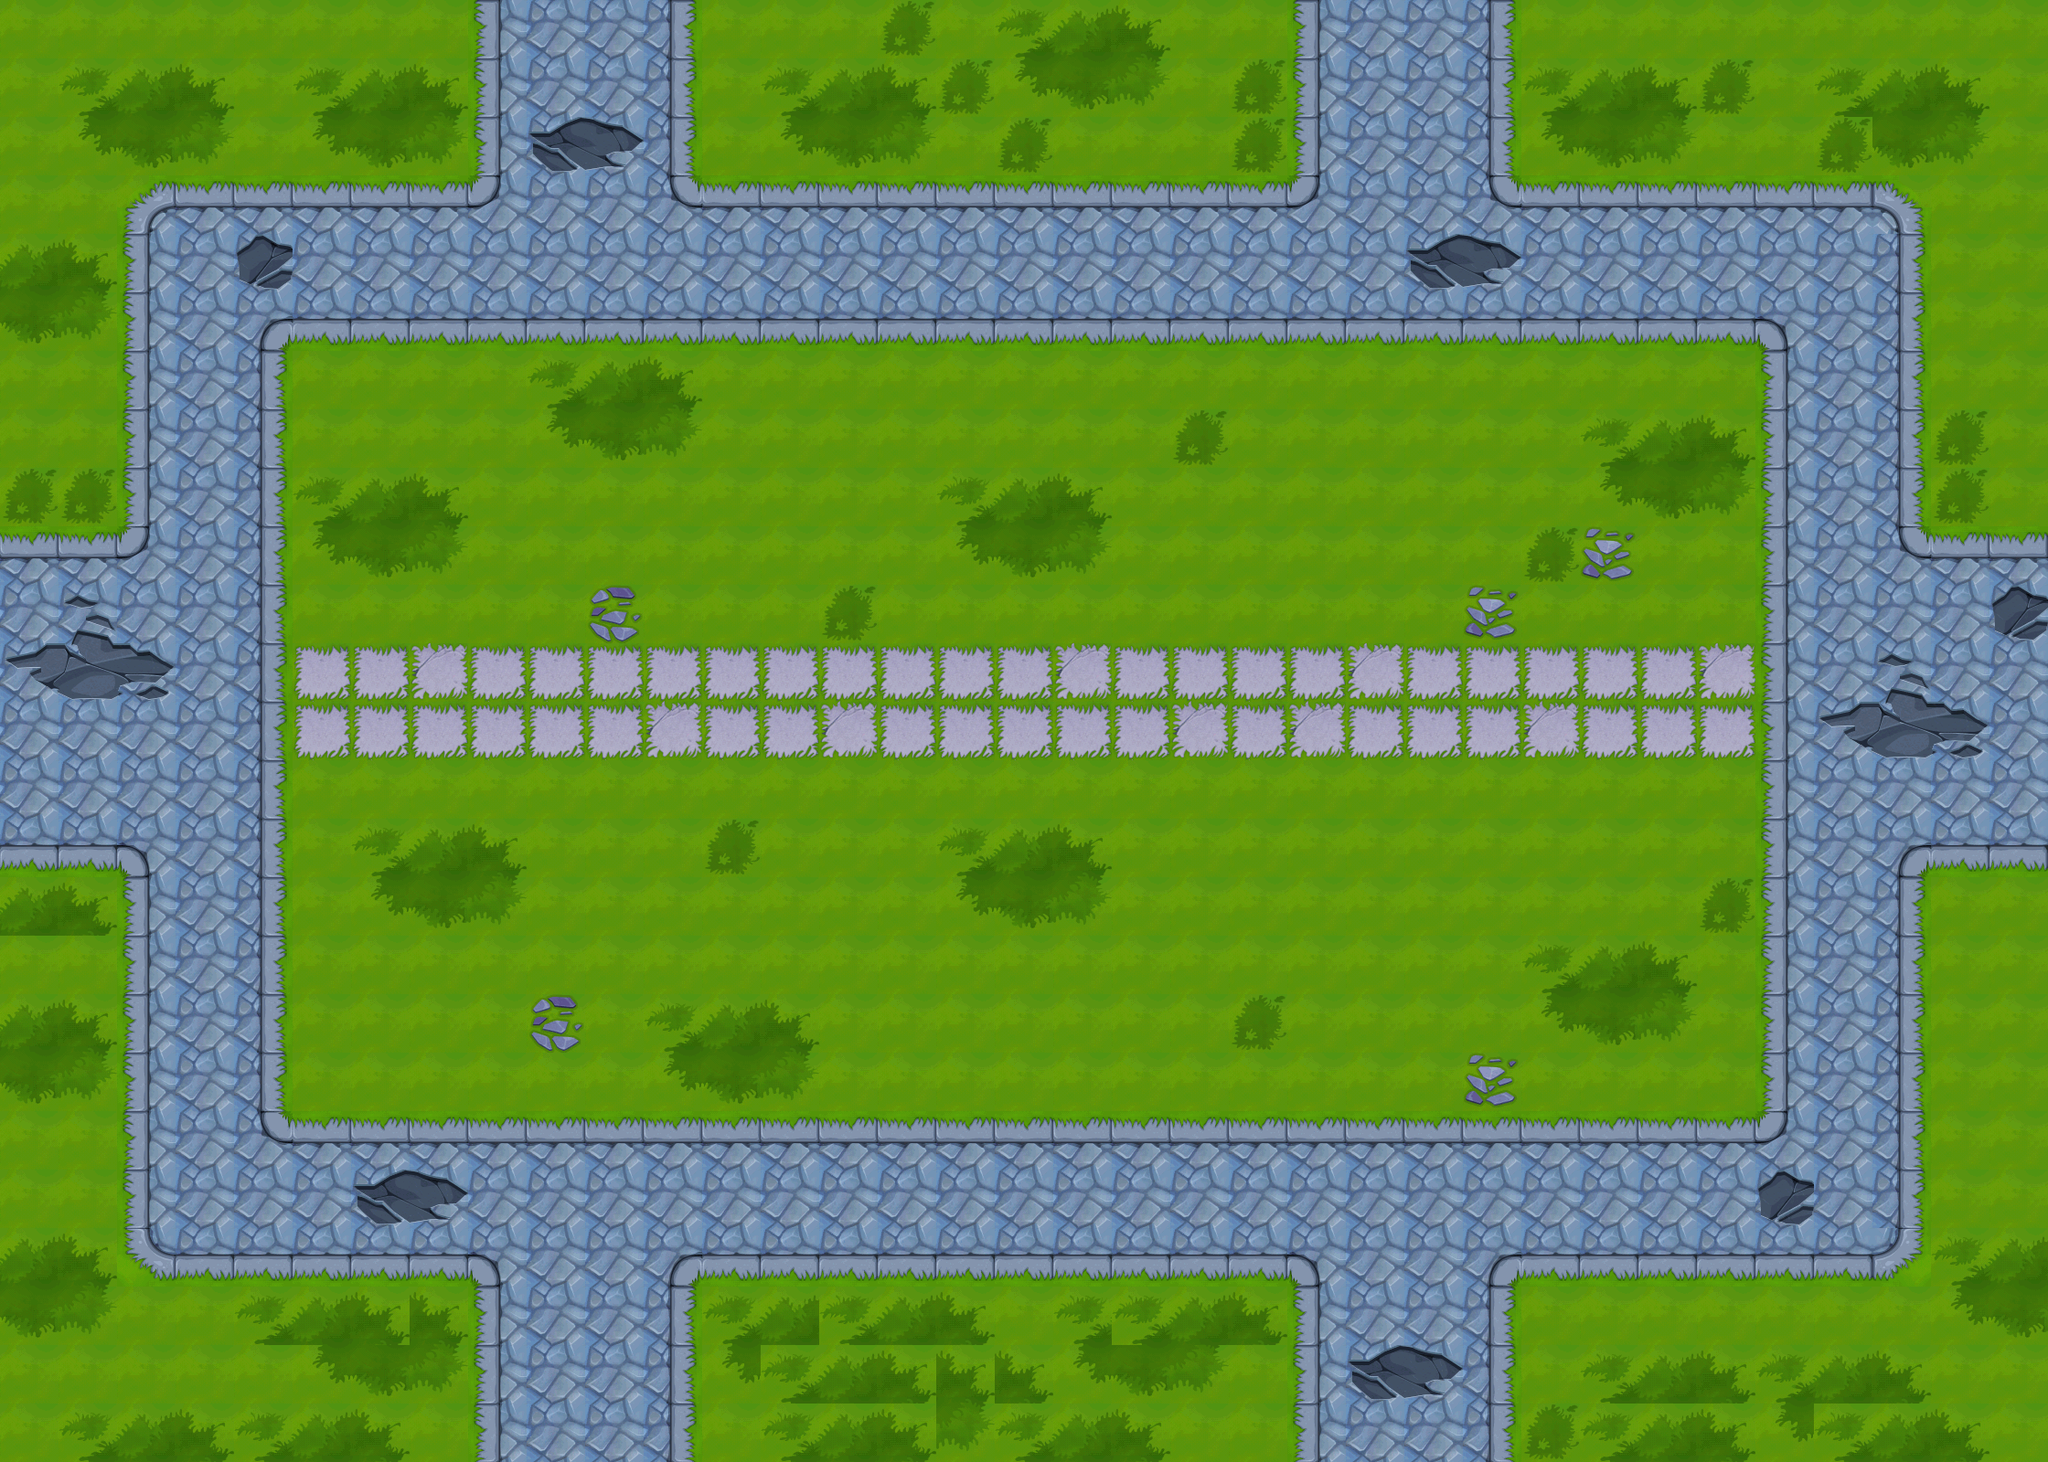

The image is a tile-based game level rendered from a .tmx file. Its description and source (layers, tilesets, objects; grid data summarised) follow:
An orthogonal 35x25 tile map with 64x64 px tiles, 1 tile layer (background), 32 tilesets and 100 objects (19x collide, collide_bullet).

<map version="1.0" orientation="orthogonal" width="35" height="25" tilewidth="64" tileheight="64">
 <tileset firstgid="1" name="bg06" tilewidth="64" tileheight="64">
  <image source="bg06.png" width="512" height="256" />
 </tileset>
 <tileset firstgid="33" name="jianzhu06_shu03" tilewidth="284" tileheight="274">
  <image source="jianzhu06_shu03.png" width="284" height="276" />
 </tileset>
 <tileset firstgid="34" name="jianzhu06_shu" tilewidth="291" tileheight="267">
  <image source="jianzhu06_shu.png" width="291" height="267" />
 </tileset>
 <tileset firstgid="35" name="jianzhu06_shu02" tilewidth="291" tileheight="267">
  <image source="jianzhu06_shu02.png" width="291" height="267" />
 </tileset>
 <tileset firstgid="36" name="jianzhu06_shitou" tilewidth="137" tileheight="83">
  <image source="jianzhu06_shitou.png" width="137" height="83" />
 </tileset>
 <tileset firstgid="37" name="jianzhu_lvhua" tilewidth="266" tileheight="142">
  <image source="jianzhu_lvhua.png" width="266" height="142" />
 </tileset>
 <tileset firstgid="38" name="jianzhu06_cao" tilewidth="125" tileheight="131">
  <image source="jianzhu06_cao.png" width="125" height="131" />
 </tileset>
 <tileset firstgid="39" name="jianzhu06_shui04" tilewidth="102" tileheight="54">
  <image source="jianzhu06_shui04.png" width="102" height="54" />
 </tileset>
 <tileset firstgid="40" name="jianzhu06_shui03" tilewidth="116" tileheight="54">
  <image source="jianzhu06_shui03.png" width="116" height="54" />
 </tileset>
 <tileset firstgid="41" name="jianzhu06_shui01" tilewidth="127" tileheight="65">
  <image source="jianzhu06_shui01.png" width="127" height="65" />
 </tileset>
 <tileset firstgid="42" name="jianzhu06_shui02" tilewidth="371" tileheight="217">
  <image source="jianzhu06_shui02.png" width="371" height="217" />
 </tileset>
 <tileset firstgid="43" name="jianzhu06_ken02" tilewidth="151" tileheight="79">
  <image source="jianzhu06_ken02.png" width="151" height="79" />
 </tileset>
 <tileset firstgid="44" name="jianzhu06_ken01" tilewidth="143" tileheight="56">
  <image source="jianzhu06_ken01.png" width="143" height="56" />
 </tileset>
 <tileset firstgid="45" name="jianzhu_xiangzi03" tilewidth="122" tileheight="76">
  <image source="jianzhu_xiangzi03.png" width="122" height="76" />
 </tileset>
 <tileset firstgid="46" name="jianzhu_xiangzi02" tilewidth="122" tileheight="126">
  <image source="jianzhu_xiangzi02.png" width="122" height="126" />
 </tileset>
 <tileset firstgid="47" name="jianzhu_xiangzi06" tilewidth="90" tileheight="113">
  <image source="jianzhu_xiangzi06.png" width="90" height="113" />
 </tileset>
 <tileset firstgid="48" name="jianzhu_xiangzi05" tilewidth="150" tileheight="170">
  <image source="jianzhu_xiangzi05.png" width="150" height="170" />
 </tileset>
 <tileset firstgid="49" name="jianzhu_xiangzi01" tilewidth="71" tileheight="80">
  <image source="jianzhu_xiangzi01.png" width="71" height="80" />
 </tileset>
 <tileset firstgid="50" name="jianzhu_xiangzi04" tilewidth="183" tileheight="126">
  <image source="jianzhu_xiangzi04.png" width="183" height="126" />
 </tileset>
 <tileset firstgid="51" name="jianzhu_xiangzi07" tilewidth="92" tileheight="112">
  <image source="jianzhu_xiangzi07.png" width="92" height="112" />
 </tileset>
 <tileset firstgid="52" name="jianzhu_qiang01" tilewidth="92" tileheight="54">
  <image source="jianzhu_qiang01.png" width="92" height="54" />
 </tileset>
 <tileset firstgid="53" name="yunbingche1" tilewidth="345" tileheight="247">
  <image source="yunbingche1.png" width="345" height="247" />
 </tileset>
 <tileset firstgid="54" name="yunbingche2" tilewidth="345" tileheight="245">
  <image source="yunbingche2.png" width="345" height="245" />
 </tileset>
 <tileset firstgid="55" name="shabao" tilewidth="113" tileheight="68">
  <image source="shabao.png" width="113" height="68" />
 </tileset>
 <tileset firstgid="56" name="jianzhu2_xiangzi0" tilewidth="192" tileheight="168">
  <image source="jianzhu2_xiangzi0.png" width="192" height="168" />
 </tileset>
 <tileset firstgid="57" name="jianzhu_xuezi01" tilewidth="242" tileheight="196">
  <image source="jianzhu_xuezi01.png" width="242" height="196" />
 </tileset>
 <tileset firstgid="58" name="jianzhu_xuezi02" tilewidth="219" tileheight="141">
  <image source="jianzhu_xuezi02.png" width="219" height="141" />
 </tileset>
 <tileset firstgid="59" name="jianzhu_xuezi03" tilewidth="192" tileheight="132">
  <image source="jianzhu_xuezi03.png" width="192" height="132" />
 </tileset>
 <tileset firstgid="60" name="jianzhu_xuezi04" tilewidth="421" tileheight="156">
  <image source="jianzhu_xuezi04.png" width="421" height="156" />
 </tileset>
 <tileset firstgid="61" name="jianzhu_xuezi05" tilewidth="180" tileheight="297">
  <image source="jianzhu_xuezi05.png" width="180" height="297" />
 </tileset>
 <tileset firstgid="62" name="jianzhu_langan" tilewidth="258" tileheight="59">
  <image source="jianzhu_langan.png" width="258" height="59" />
 </tileset>
 <tileset firstgid="63" name="jianzhu_kzt" tilewidth="377" tileheight="159">
  <image source="jianzhu_kzt.png" width="377" height="159" />
 </tileset>
 <layer name="background" width="35" height="25">
  <data>[875 cells, 875 non-empty, 32 distinct tile ids]</data>
 </layer>
 <objectgroup name="huatan1" width="35" height="25">
  <properties>
   <property name="filename" value="jianzhu_lvhua.png" />
   <property name="groundlayer" value="1" />
  </properties>
  <object gid="37" x="1453" y="564">
   <properties>
    <property name="groundZ" value="1" />
   </properties>
  </object>
  <object gid="37" x="524" y="565">
   <properties>
    <property name="groundZ" value="1" />
   </properties>
  </object>
  <object gid="37" x="522" y="1097" />
  <object gid="37" x="1452" y="1096" />
 </objectgroup>
 <objectgroup name="zhihuitai" width="35" height="25">
  <properties>
   <property name="filename" value="jianzhu_kzt.png" />
   <property name="groundlayer" value="1" />
  </properties>
  <object gid="63" x="2443" y="1177">
   <properties>
    <property name="groundZ" value="1" />
   </properties>
  </object>
 </objectgroup>
 <objectgroup name="huatan2" width="35" height="25">
  <properties>
   <property name="filename" value="jianzhu06_cao.png" />
   <property name="groundlayer" value="1" />
  </properties>
  <object gid="38" x="1346" y="567">
   <properties>
    <property name="groundZ" value="2" />
   </properties>
  </object>
  <object gid="38" x="768" y="566">
   <properties>
    <property name="groundZ" value="2" />
   </properties>
  </object>
  <object gid="38" x="1343" y="1100" />
 </objectgroup>
 <objectgroup name="shu1" width="35" height="25">
  <properties>
   <property name="buildlayer" value="1" />
   <property name="filename" value="jianzhu06_shu03.png" />
  </properties>
  <object gid="33" x="1175" y="159" />
  <object gid="33" x="-75" y="358" />
  <object gid="33" x="680" y="162" />
  <object gid="33" x="1597" y="166" />
  <object gid="33" x="1177" y="1674" />
  <object gid="33" x="2049" y="1640" />
  <object gid="33" x="2037" y="1419" />
  <object gid="33" x="-102" y="1458" />
  <object gid="33" x="72" y="1682" />
  <object gid="33" x="1811" y="1654" />
  <object gid="33" x="2030" y="406" />
 </objectgroup>
 <objectgroup name="shu2" width="35" height="25">
  <properties>
   <property name="buildlayer" value="1" />
   <property name="filename" value="jianzhu06_shu02.png" />
  </properties>
  <object gid="35" x="2036" y="588" />
  <object gid="35" x="121" y="155" />
  <object gid="35" x="-106" y="1244" />
  <object gid="35" x="300" y="157" />
  <object gid="35" x="1585" y="1657" />
  <object gid="35" x="2038" y="1234" />
  <object gid="35" x="929" y="1675" />
  <object gid="35" x="-78" y="594" />
  <object gid="35" x="2027" y="212" />
  <object gid="35" x="273" y="1676" />
 </objectgroup>
 <objectgroup name="shu3" width="35" height="25">
  <properties>
   <property name="buildlayer" value="1" />
   <property name="filename" value="jianzhu06_shu.png" />
  </properties>
  <object gid="34" x="-69" y="157" />
  <object gid="34" x="939" y="163" />
  <object gid="34" x="681" y="1671" />
  <object gid="34" x="1800" y="170" />
  <object gid="34" x="-88" y="1673" />
 </objectgroup>
 <objectgroup name="stone" width="35" height="25">
  <properties>
   <property name="filename" value="jianzhu06_shitou.png" />
   <property name="groundlayer" value="1" />
  </properties>
  <object gid="36" x="1146" y="141" />
  <object gid="36" x="294" y="141" />
  <object gid="36" x="1982" y="157" />
 </objectgroup>
 <objectgroup name="shui1" width="35" height="25">
  <properties>
   <property name="filename" value="jianzhu06_shui04.png" />
   <property name="groundlayer" value="1" />
  </properties>
  <object gid="39" x="683" y="903" />
 </objectgroup>
 <objectgroup name="shui2" width="35" height="25">
  <properties>
   <property name="filename" value="jianzhu06_shui03.png" />
   <property name="groundlayer" value="1" />
  </properties>
  <object gid="40" x="1418" y="955" />
  <object gid="40" x="373" y="1175" />
  <object gid="40" x="915" y="500" />
 </objectgroup>
 <objectgroup name="shui3" width="35" height="25">
  <properties>
   <property name="filename" value="jianzhu06_shui03.png" />
   <property name="groundlayer" value="1" />
  </properties>
  <object gid="41" x="2618" y="828" />
  <object gid="43" x="1710" y="948" />
  <object gid="44" x="384" y="530" />
 </objectgroup>
 <objectgroup name="shui4" width="35" height="25">
  <properties>
   <property name="filename" value="jianzhu06_shui03.png" />
   <property name="groundlayer" value="1" />
  </properties>
  <object gid="42" x="2616" y="599" />
 </objectgroup>
 <objectgroup name="nitu1" width="35" height="25">
  <properties>
   <property name="filename" value="jianzhu06_shui03.png" />
   <property name="groundlayer" value="1" />
  </properties>
  <object gid="43" x="933" y="1134" />
 </objectgroup>
 <objectgroup name="nitu2" width="35" height="25">
  <properties>
   <property name="filename" value="jianzhu06_shui03.png" />
   <property name="groundlayer" value="1" />
  </properties>
  <object gid="44" x="1185" y="605" />
 </objectgroup>
 <objectgroup name="greenboxs" width="35" height="25">
  <properties>
   <property name="filename" value="jianzhu_xiangzi03.png" />
   <property name="groundlayer" value="1" />
  </properties>
  <object gid="45" x="1383" y="617">
   <properties>
    <property name="groundZ" value="3" />
   </properties>
  </object>
 </objectgroup>
 <objectgroup name="greenboxb" width="35" height="25">
  <properties>
   <property name="filename" value="jianzhu_xiangzi02.png" />
   <property name="groundlayer" value="1" />
  </properties>
  <object gid="46" x="785" y="1097">
   <properties>
    <property name="groundZ" value="2" />
   </properties>
  </object>
 </objectgroup>
 <objectgroup name="greenboxbb" width="35" height="25">
  <properties>
   <property name="filename" value="jianzhu2_xiangzi0.png" />
   <property name="groundlayer" value="1" />
  </properties>
  <object gid="56" x="1210" y="614">
   <properties>
    <property name="groundZ" value="4" />
   </properties>
  </object>
 </objectgroup>
 <objectgroup name="blackboxs" width="35" height="25">
  <properties>
   <property name="filename" value="jianzhu_xiangzi06.png" />
   <property name="groundlayer" value="1" />
  </properties>
  <object gid="47" x="1214" y="614">
   <properties>
    <property name="groundZ" value="5" />
   </properties>
  </object>
 </objectgroup>
 <objectgroup name="blackboxb" width="35" height="25">
  <properties>
   <property name="filename" value="jianzhu_xiangzi05.png" />
   <property name="groundlayer" value="1" />
  </properties>
  <object gid="48" x="2465" y="758">
   <properties>
    <property name="groundZ" value="3" />
   </properties>
  </object>
 </objectgroup>
 <objectgroup name="mutouboxs" width="35" height="25">
  <properties>
   <property name="filename" value="jianzhu_xiangzi01.png" />
   <property name="groundlayer" value="1" />
  </properties>
  <object gid="49" x="1505" y="611">
   <properties>
    <property name="groundZ" value="3" />
   </properties>
  </object>
 </objectgroup>
 <objectgroup name="mutouboxb" width="35" height="25">
  <properties>
   <property name="filename" value="jianzhu_xiangzi04.png" />
   <property name="groundlayer" value="1" />
  </properties>
  <object gid="50" x="699" y="623">
   <properties>
    <property name="groundZ" value="3" />
   </properties>
  </object>
 </objectgroup>
 <objectgroup name="shabao" width="35" height="25">
  <properties>
   <property name="buildlayer" value="1" />
   <property name="filename" value="shabao.png" />
  </properties>
  <object gid="55" x="537" y="620">
   <properties>
    <property name="groundZ" value="5" />
   </properties>
  </object>
  <object gid="55" x="1211" y="516">
   <properties>
    <property name="groundZ" value="1" />
   </properties>
  </object>
 </objectgroup>
 <objectgroup name="M16" width="35" height="25">
  <properties>
   <property name="filename" value="jianzhu_xiangzi07.png" />
   <property name="groundlayer" value="1" />
  </properties>
  <object gid="51" x="737" y="608">
   <properties>
    <property name="groundZ" value="10" />
   </properties>
  </object>
  <object gid="51" x="801" y="1084">
   <properties>
    <property name="groundZ" value="10" />
   </properties>
  </object>
  <object gid="51" x="1213" y="611">
   <properties>
    <property name="groundZ" value="10" />
   </properties>
  </object>
 </objectgroup>
 <objectgroup name="SVD" width="35" height="25">
  <properties>
   <property name="filename" value="jianzhu_qiang01.png" />
   <property name="groundlayer" value="1" />
  </properties>
  <object gid="52" x="2485" y="538">
   <properties>
    <property name="groundZ" value="10" />
   </properties>
  </object>
  <object gid="52" x="1403" y="596">
   <properties>
    <property name="groundZ" value="10" />
   </properties>
  </object>
 </objectgroup>
 <objectgroup name="tanke1" width="35" height="25">
  <properties>
   <property name="buildlayer" value="1" />
   <property name="filename" value="yunbingche1.png" />
  </properties>
  <object gid="53" x="2414" y="298" />
 </objectgroup>
 <objectgroup name="tanke2" width="35" height="25">
  <properties>
   <property name="buildlayer" value="1" />
   <property name="filename" value="yunbingche2.png" />
  </properties>
  <object gid="54" x="2583" y="1496" />
 </objectgroup>
 <objectgroup name="blood1" width="35" height="25">
  <properties>
   <property name="filename" value="jianzhu_xuezi01.png" />
   <property name="groundlayer" value="1" />
  </properties>
  <object gid="57" x="1447" y="921" />
  <object gid="57" x="390" y="947" />
 </objectgroup>
 <objectgroup name="blood2" width="35" height="25">
  <properties>
   <property name="filename" value="jianzhu_xuezi02.png" />
   <property name="groundlayer" value="1" />
  </properties>
  <object gid="58" x="537" y="91" />
  <object gid="58" x="1428" y="1663" />
  <object gid="58" x="1061" y="515" />
 </objectgroup>
 <objectgroup name="blood3" width="35" height="25">
  <properties>
   <property name="filename" value="jianzhu_xuezi03.png" />
   <property name="groundlayer" value="1" />
  </properties>
  <object gid="59" x="335" y="357" />
  <object gid="59" x="1145" y="1198" />
  <object gid="59" x="994" y="892" />
  <object gid="59" x="198" y="1326" />
 </objectgroup>
 <objectgroup name="blood4" width="35" height="25">
  <properties>
   <property name="filename" value="jianzhu_xuezi04.png" />
   <property name="groundlayer" value="1" />
  </properties>
  <object gid="60" x="1988" y="915" />
  <object gid="60" x="-158" y="905" />
 </objectgroup>
 <objectgroup name="blood5" width="35" height="25">
  <properties>
   <property name="filename" value="jianzhu_xuezi05.png" />
   <property name="groundlayer" value="1" />
  </properties>
  <object gid="61" x="548" y="1707" />
  <object gid="61" x="1429" y="212" />
 </objectgroup>
 <objectgroup name="langan" width="35" height="25">
  <properties>
   <property name="buildlayer" value="1" />
   <property name="filename" value="jianzhu_langan.png" />
  </properties>
  <object gid="62" x="1685" y="196" />
  <object gid="62" x="1131" y="196" />
  <object gid="62" x="789" y="193" />
  <object gid="62" x="219" y="195" />
 </objectgroup>
 <objectgroup name="collide_people" width="35" height="25">
  <object type="collide" x="-38" y="34" width="156" height="563" />
  <object type="collide" x="85" y="-33" width="397" height="229" />
  <object type="collide" x="784" y="-17" width="609" height="215" />
  <object type="collide" x="1684" y="-17" width="512" height="216" />
  <object type="collide" x="2122" y="59" width="319" height="533" />
  <object type="collide" x="2113" y="1026" width="304" height="654" />
  <object type="collide" x="1678" y="1462" width="580" height="246" />
  <object type="collide" x="775" y="1473" width="607" height="239" />
  <object type="collide" x="-144" y="1471" width="624" height="272" />
  <object type="collide" x="-88" y="1026" width="184" height="523" />
  <object type="collide" x="525" y="444" width="358" height="172" />
  <object type="collide" x="1211" y="441" width="356" height="173" />
  <object type="collide" x="1469" y="441" width="247" height="117" />
  <object type="collide" x="1353" y="972" width="364" height="115" />
  <object type="collide" x="524" y="970" width="381" height="118" />
  <object type="collide" x="2251" y="512" width="197" height="591" />
  <object type="collide" x="-182" y="479" width="173" height="573" />
  <object type="collide" x="385" y="1612" width="1467" height="142" />
  <object type="collide" x="360" y="-124" width="1491" height="115" />
 </objectgroup>
 <objectgroup name="collide_bullet" width="35" height="25" visible="0">
  <object type="collide_bullet" x="-424" y="585" width="296" height="141" />
 </objectgroup>
</map>
